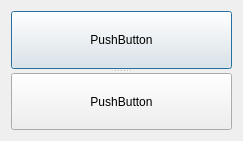
<?xml version="1.0" encoding="UTF-8"?>
<ui version="4.0">
 <class>Dialog</class>
 <widget class="QDialog" name="Dialog">
  <property name="geometry">
   <rect>
    <x>0</x>
    <y>0</y>
    <width>243</width>
    <height>141</height>
   </rect>
  </property>
  <property name="windowTitle">
   <string>Dialog</string>
  </property>
  <layout class="QVBoxLayout" name="verticalLayout">
   <item>
    <widget class="QSplitter" name="splitter">
     <property name="orientation">
      <enum>Qt::Vertical</enum>
     </property>
     <widget class="QPushButton" name="pushButton_2">
      <property name="text">
       <string>PushButton</string>
      </property>
     </widget>
     <widget class="QPushButton" name="pushButton">
      <property name="text">
       <string>PushButton</string>
      </property>
     </widget>
    </widget>
   </item>
  </layout>
 </widget>
 <layoutdefault spacing="6" margin="11"/>
 <resources/>
 <connections/>
</ui>
